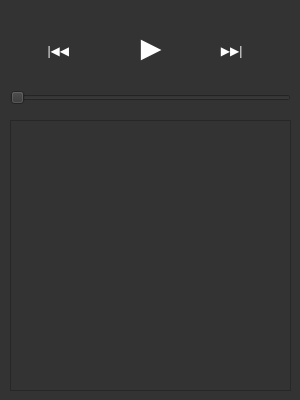
<?xml version="1.0" encoding="UTF-8"?>
<ui version="4.0">
 <class>MainWindow</class>
 <widget class="QMainWindow" name="MainWindow">
  <property name="geometry">
   <rect>
    <x>0</x>
    <y>0</y>
    <width>300</width>
    <height>400</height>
   </rect>
  </property>
  <property name="windowTitle">
   <string>scplayer</string>
  </property>
  <property name="styleSheet">
   <string notr="true">* {
	background-color: #333;
	color: #fff;
}

#playPauseButton,
#prevButton,
#nextButton {
	border-style: solid;
	border-width:0px;
	background-color: rgba(255,72,0,.8);
}

#playPauseButton:hover,
#prevButton:hover,
#nextButton:hover {
	background-color: rgba(255,72,0,.7);
}

#playPauseButton:pressed,
#prevButton:pressed,
#nextButton:pressed {
	background-color: rgba(255,72,0,.6);
}</string>
  </property>
  <widget class="QWidget" name="centralWidget">
   <widget class="QPushButton" name="playPauseButton">
    <property name="enabled">
     <bool>false</bool>
    </property>
    <property name="geometry">
     <rect>
      <x>110</x>
      <y>10</y>
      <width>75</width>
      <height>75</height>
     </rect>
    </property>
    <property name="font">
     <font>
      <pointsize>20</pointsize>
      <weight>75</weight>
      <bold>true</bold>
     </font>
    </property>
    <property name="styleSheet">
     <string notr="true">QPushButton {
	border-radius:37px;
}</string>
    </property>
    <property name="text">
     <string> ▶</string>
    </property>
   </widget>
   <widget class="QPushButton" name="prevButton">
    <property name="enabled">
     <bool>false</bool>
    </property>
    <property name="geometry">
     <rect>
      <x>40</x>
      <y>30</y>
      <width>40</width>
      <height>40</height>
     </rect>
    </property>
    <property name="styleSheet">
     <string notr="true">QPushButton {
	border-radius:20px;
}</string>
    </property>
    <property name="text">
     <string>|◀◀ </string>
    </property>
   </widget>
   <widget class="QPushButton" name="nextButton">
    <property name="enabled">
     <bool>false</bool>
    </property>
    <property name="geometry">
     <rect>
      <x>210</x>
      <y>30</y>
      <width>40</width>
      <height>40</height>
     </rect>
    </property>
    <property name="styleSheet">
     <string notr="true">QPushButton {
	border-radius:20px;
}</string>
    </property>
    <property name="text">
     <string> ▶▶|</string>
    </property>
   </widget>
   <widget class="QListView" name="songView">
    <property name="geometry">
     <rect>
      <x>10</x>
      <y>120</y>
      <width>281</width>
      <height>271</height>
     </rect>
    </property>
    <property name="horizontalScrollBarPolicy">
     <enum>Qt::ScrollBarAlwaysOff</enum>
    </property>
   </widget>
   <widget class="QSlider" name="progressBar">
    <property name="geometry">
     <rect>
      <x>10</x>
      <y>90</y>
      <width>281</width>
      <height>16</height>
     </rect>
    </property>
    <property name="tracking">
     <bool>false</bool>
    </property>
    <property name="orientation">
     <enum>Qt::Horizontal</enum>
    </property>
   </widget>
  </widget>
 </widget>
 <layoutdefault spacing="6" margin="11"/>
 <resources/>
 <connections/>
</ui>
